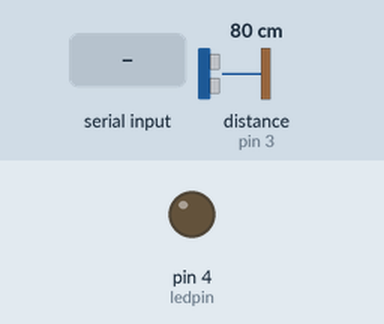
Recording of a sketch running on a simulated Arduino Leonardo, built with avr-gcc and run on an emulated ATmega32U4. On the bench: output pins drawn as LEDs (lit = HIGH). Wiring (inferred from the names in the program): ultrasonic range finder: trigger pin 2; echo pin 3. The test bench sets the inputs (shaded band); at power-on: distance to the obstacle (sensor on pin 3) 80 cm. The echo pulse lasts 58.3 µs per cm; pins used as bus, display or sensor lines are not drawn.

Above: at 1.2 s.
1.3 s: "x" received over the second serial link
At 1.7 s:
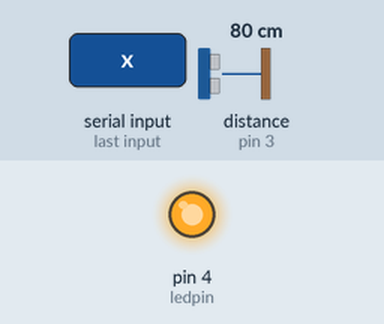
Timing chart, 0 to 4.3 s (numbered marks = the images above; inputs shaded):
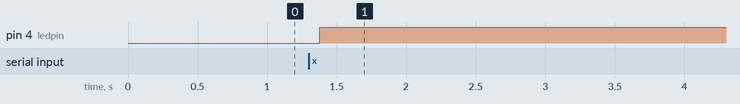

The sketch:

ultrabtled.ino
```cpp
const int trigPin = 2;
const int echoPin = 3;
const int ledpin = 4;
float duration;
float distance;
char ledData;
int ledState = 0;

void setup() {
  // put your setup code here, to run once:
  pinMode(trigPin, OUTPUT);
  pinMode(echoPin, INPUT);
  pinMode(ledpin, OUTPUT);
  Serial1.begin(9600);

}

void loop() {
  // put your main code here, to run repeatedly:
  digitalWrite(trigPin, LOW);
  delayMicroseconds(2);
  digitalWrite(trigPin, HIGH);
  delayMicroseconds(10);
  digitalWrite(trigPin, LOW);
  duration = pulseIn(echoPin, HIGH);
  distance = (duration * 0.0343) / 2; //distance in centimeters
  Serial1.println(distance);
  if (Serial1.available() > 0){
    ledData = Serial1.read();
    if (ledData == 'x'){
      if (ledState == 1){
        ledState = 0;
        digitalWrite(ledpin, LOW);
      }
      else if (ledState == 0){
        ledState = 1;
        digitalWrite(ledpin, HIGH);
      }
    }

  }
  delay(100);
}
```

Measured:
- after the input at 1.3 s, pin 4 (ledpin): LOW → HIGH after 0.08 s
